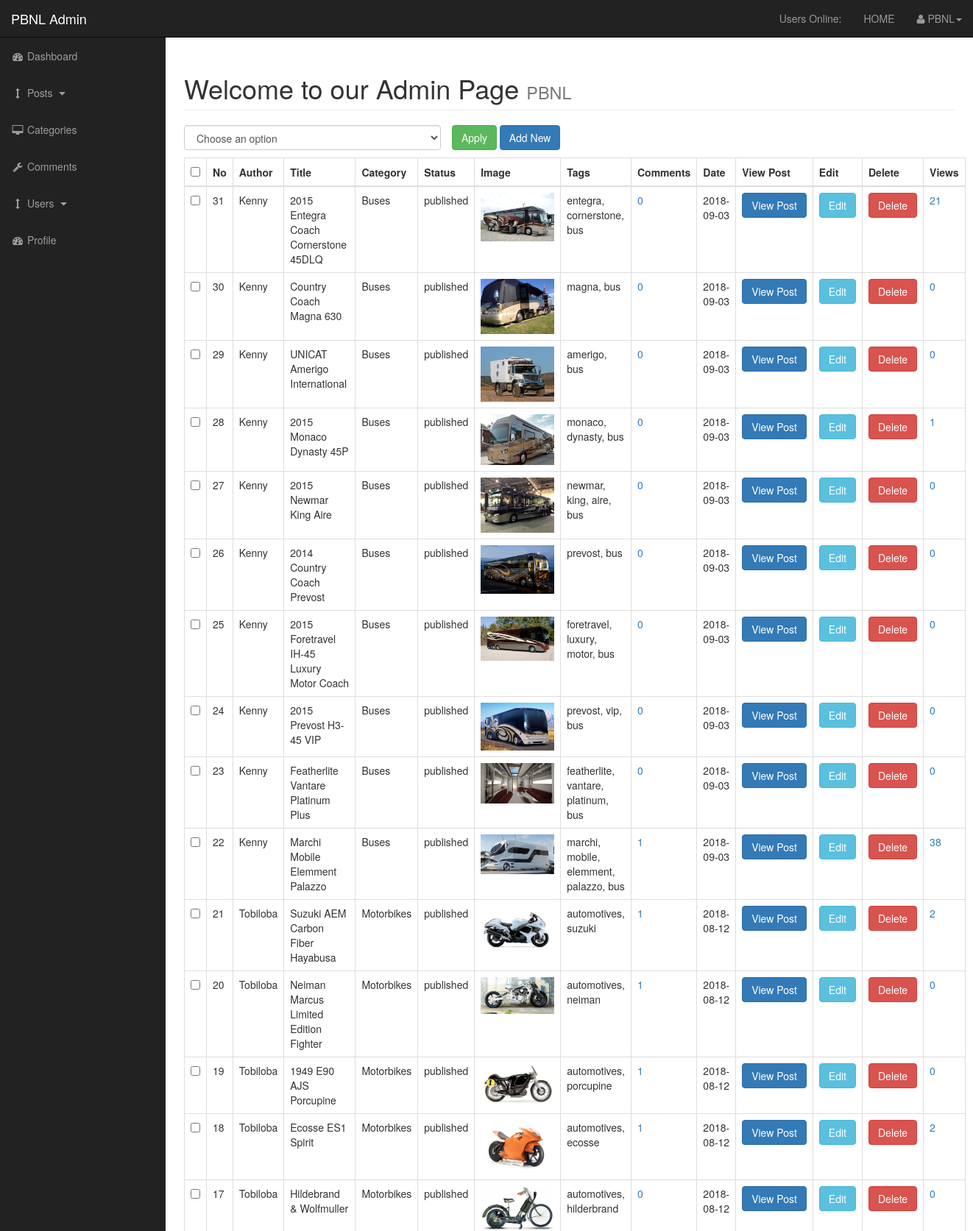
Screenshot of /admin/posts.php (signed in, upper part) with the database file from the repository.
### tables this page shows
CREATE TABLE `posts` (
  `post_id` int(3) NOT NULL,
  `post_category_id` int(3) NOT NULL,
  `post_title` varchar(255) NOT NULL,
  `post_author` varchar(255) NOT NULL,
  `post_user` varchar(255) NOT NULL,
  `post_date` date NOT NULL,
  `post_image` text NOT NULL,
  `post_content` text NOT NULL,
  `post_tags` varchar(255) NOT NULL,
  `post_comment_count` int(11) NOT NULL,
  `post_status` varchar(255) NOT NULL,
  `post_views_count` int(11) NOT NULL,
  `likes` int(11) NOT NULL
);

CREATE TABLE `categories` (
  `cat_id` int(3) NOT NULL,
  `cat_title` varchar(255) NOT NULL
);

### admin/includes/display_posts.php (the view, shortened to what this page needs)
   <form action="" method="post">
   <table class="table table-bordered table-hover">
       <div id="bulkOptionContainer" class="col-xs-4">
           <select name="bulk_options" id="" class="form-control">
              <?php
               if(isset($_GET['username'])){
                   ?>
                   <option value="delete">Delete</option>
                   <?php
               } else {
                   ?>
                   <option value="">Choose an option</option>
                   <?php
               }
               ?>
           </select>
       </div>
       <div class="col-xs-4">
           <input type="submit" name="submit" class="btn btn-success" value="Apply">
           <?php
           if(isset($_GET['username'])){
               $username = escape($_GET['username']);
               echo "<a href='posts.php?source=add&username={$username}' class='btn btn-primary'>Add New</a>";
           } else {
               ?>
               <a href="posts.php?source=add" class="btn btn-primary">Add New</a>
               <?php
           }
           ?>
       </div>
    <thead>
        <tr>
           <th><input type="checkbox" id="selectAllBoxes"></th>
            <th>No</th>
            <th>Author</th>
            <th>Title</th>
            <th>Category</th>
            <th>Status</th>
            <th>Image</th>
            <th>Tags</th>
            <th>Comments</th>
            <th>Date</th>
            <th>View Post</th>
            <th>Edit</th>
            <th>Delete</th>
            <th>Views</th>
        </tr>
    </thead>
    <tbody>
        <?php
            if(isset($_GET['username']) && $_SESSION['user_role'] == 'subscriber'){
                $username = escape($_GET['username']);
                $query = "SELECT posts.*, categories.* FROM posts ";
                $query .= "LEFT JOIN categories ON posts.post_category_id = categories.cat_id ";
                $query .= "WHERE posts.post_author = '{$username}'";
                $result = mysqli_query($connection, $query);
                while($row = mysqli_fetch_assoc($result)){
                    $postId = $row['post_id'];
                    $postAuthor = $row['post_author'];
                    $postTitle = $row['post_title'];
                    $postCatId = $row['post_category_id'];
                    $postStatus = $row['post_status'];
                    $postImage = $row['post_image'];
                    $postTags = $row['post_tags'];
                    $postComments = $row['post_comment_count'];
                    $postDate = $row['post_date'];
                    $postViews = $row['post_views_count'];
                    $categoryID = $row['cat_id'];
                    $categoryTitle = $row['cat_title'];
                    echo "<tr>";
                    ?>
                    <td><input type="checkbox" class="checkBoxes" name="checkBoxArray[]" value="<?php echo $postId; ?>"></td>
                    <?php
                    echo "<td>$postId</td>";
                    echo "<td>$postAuthor</td>";
                    echo "<td>$postTitle</td>";
                    echo "<td>$categoryTitle</td>";
                    echo "<td>$postStatus</td>";
                    echo "<td>
                            <img width='100' src='../images/$postImage'>
                          </td>";
                    echo "<td>$postTags</td>";
                    $count_query = "SELECT * FROM comments WHERE comment_post_id = {$postId}";
                    $count_query_result = mysqli_query($connection, $count_query);
                    confirm_query($count_query_result);
                    $row = mysqli_fetch_assoc($count_query_result);
                    $comment_id = $row['comment_id'];
                    $count = mysqli_num_rows($count_query_result);
                    echo "<td><a href=''>{$count}</a></td>";
                    echo "<td>$postDate</td>";
                    echo "<td><a class='btn btn-primary' href='../post.php?id={$postId}'>View Post</a></td>";
                    echo "<td><a class='btn btn-info' href='posts.php?source=edit_p&username={$username}'>Edit</a></td>";
                    ?>
                    <form method="post">
                        <input type="hidden" name="post_id" value="<?php echo $postId; ?>">
                        <?php
                    echo "<td><input rel='{$postId}' class='btn btn-danger delete_link' type='submit' name='delete' value='Delete'";
                    ?>
                    </form>
                    <?php
                    echo "<td><a href=''>{$postViews}</a></td>";
                }
            } else {
                $query = "SELECT posts.*, categories.* FROM posts ";
                $query .= "LEFT JOIN categories ON posts.post_category_id = categories.cat_id ";
                $query .= "ORDER BY posts.post_id DESC";
                $result = mysqli_query($connection, $query);
                while($row = mysqli_fetch_assoc($result)){
                    $postId = $row['post_id'];
                    $postAuthor = $row['post_author'];
                    $postTitle = $row['post_title'];
                    $postStatus = $row['post_status'];
                    $postImage = $row['post_image'];
                    $postTags = $row['post_tags'];
                    $postDate = $row['post_date'];
                    $postViews = $row['post_views_count'];
                    $categoryTitle = $row['cat_title'];
                    echo "<tr>";
                    ?>
                    <td><input type="checkbox" class="checkBoxes" name="checkBoxArray[]" value="<?php echo $postId; ?>"></td>
                    <?php
                    echo "<td>$postId</td>";
                    echo "<td>$postAuthor</td>";
                    echo "<td>$postTitle</td>";
                    echo "<td>$categoryTitle</td>";
                    echo "<td>$postStatus</td>";
                    echo "<td>
                            <img width='100' src='../images/$postImage'>
                          </td>";
                    echo "<td>$postTags</td>";
                    $count_query = "SELECT * FROM comments WHERE comment_post_id = {$postId}";
                    $count_query_result = mysqli_query($connection, $count_query);
                    $count = mysqli_num_rows($count_query_result);
                    echo "<td><a href='post_comments.php?id={$postId}'>{$count}</a></td>";
                    echo "<td>$postDate</td>";
                     echo "<td><a class='btn btn-primary' href='../post.php?id={$postId}'>View Post</a></td>";
                    echo "<td><a class='btn btn-info' href='posts.php?source=edit&id={$postId}'>Edit</a></td>";
                    ?>
                    <form method="post">
                        <?php
                    echo "<td><input rel='{$postId}' class='btn btn-danger delete_link' type='submit' name='delete' value='Delete'";
                    ?>
                    </form>
                    <?php
                    echo "<td><a href=''>{$postViews}</a></td>";
                }
            }
        ?>
    </tbody>
</table>
</form>

### admin/css/sb-admin.css (style rules this page uses)
body { margin-top: 100px; background-color: #222; }
@media (min-width:768px) { body { margin-top: 50px; } }

### admin/css/styles.css (style rules this page uses)
#bulkOptionContainer { padding: 0px; padding-bottom: 10px; }

### rows the page displays
posts: post_id "31", post_author "Kenny", post_title "2015 Entegra Coach Cornerstone 45DLQ", categories.cat_title "Buses", post_status "published", post_image (picture), post_tags "entegra, cornerstone, bus", count "0", post_date "2018-09-03", post_views_count "21"
posts: post_id "30", post_author "Kenny", post_title "Country Coach Magna 630", categories.cat_title "Buses", post_status "published", post_image (picture), post_tags "magna, bus", count "0", post_date "2018-09-03", post_views_count "0"
posts: post_id "29", post_author "Kenny", post_title "UNICAT Amerigo International", categories.cat_title "Buses", post_status "published", post_image (picture), post_tags "amerigo, bus", count "0", post_date "2018-09-03", post_views_count "0"
posts: post_id "28", post_author "Kenny", post_title "2015 Monaco Dynasty 45P", categories.cat_title "Buses", post_status "published", post_image (picture), post_tags "monaco, dynasty, bus", count "0", post_date "2018-09-03", post_views_count "1"
posts: post_id "27", post_author "Kenny", post_title "2015 Newmar King Aire", categories.cat_title "Buses", post_status "published", post_image (picture), post_tags "newmar, king, aire, bus", count "0", post_date "2018-09-03", post_views_count "0"
posts: post_id "26", post_author "Kenny", post_title "2014 Country Coach Prevost", categories.cat_title "Buses", post_status "published", post_image (picture), post_tags "prevost, bus", count "0", post_date "2018-09-03", post_views_count "0"
posts: post_id "25", post_author "Kenny", post_title "2015 Foretravel IH-45 Luxury Motor Coach", categories.cat_title "Buses", post_status "published", post_image (picture), post_tags "foretravel, luxury, motor, bus", count "0", post_date "2018-09-03", post_views_count "0"
posts: post_id "24", post_author "Kenny", post_title "2015 Prevost H3-45 VIP", categories.cat_title "Buses", post_status "published", post_image (picture), post_tags "prevost, vip, bus", count "0", post_date "2018-09-03", post_views_count "0"
posts: post_id "23", post_author "Kenny", post_title "Featherlite Vantare Platinum Plus", categories.cat_title "Buses", post_status "published", post_image (picture), post_tags "featherlite, vantare, platinum, bus", count "0", post_date "2018-09-03", post_views_count "0"
posts: post_id "22", post_author "Kenny", post_title "Marchi Mobile Elemment Palazzo", categories.cat_title "Buses", post_status "published", post_image (picture), post_tags "marchi, mobile, elemment, palazzo, bus", count "1", post_date "2018-09-03", post_views_count "38"
posts: post_id "21", post_author "Tobiloba", post_title "Suzuki AEM Carbon Fiber Hayabusa", categories.cat_title "Motorbikes", post_status "published", post_image (picture), post_tags "automotives, suzuki", count "1", post_date "2018-08-12", post_views_count "2"
posts: post_id "20", post_author "Tobiloba", post_title "Neiman Marcus Limited Edition Fighter", categories.cat_title "Motorbikes", post_status "published", post_image (picture), post_tags "automotives, neiman", count "1", post_date "2018-08-12", post_views_count "0"
posts: post_id "19", post_author "Tobiloba", post_title "1949 E90 AJS Porcupine", categories.cat_title "Motorbikes", post_status "published", post_image (picture), post_tags "automotives, porcupine", count "1", post_date "2018-08-12", post_views_count "0"
posts: post_id "18", post_author "Tobiloba", post_title "Ecosse ES1 Spirit", categories.cat_title "Motorbikes", post_status "published", post_image (picture), post_tags "automotives, ecosse", count "1", post_date "2018-08-12", post_views_count "2"
posts: post_id "17", post_author "Tobiloba", post_title "Hildebrand & Wolfmuller", categories.cat_title "Motorbikes", post_status "published", post_image (picture), post_tags "automotives, hilderbrand", count "0", post_date "2018-08-12", post_views_count "0"

### other values shown
$_SESSION['username'] "PBNL"
